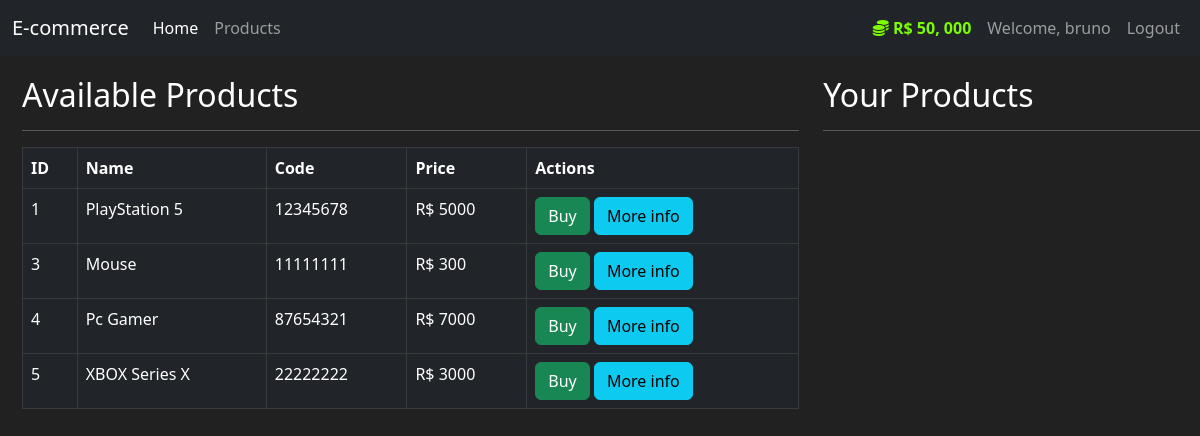
Page /produtos (signed in) on the committed database.
### ecommerce/models.py (models this page shows, shortened)
class User(db.Model, UserMixin):
    id = db.Column(db.Integer, primary_key=True)
    usuario = db.Column(db.String(length=30), nullable=False, unique=True)
    email = db.Column(db.String(length=50), nullable=False, unique=True)
    senha = db.Column(db.String(length=15), nullable=False, unique=True)
    credito = db.Column(db.Integer, nullable=False, default=50000)
    itens = db.relationship('Item', backref='dono_user', lazy=True)
    @property
    def formata_valor(self):
        if len(str(self.credito)) >= 4:
            return f'R$ {str(self.credito)[:-3]}, {str(self.credito)[-3:]}'
        else:
            return f'R$ {self.credito}'
    @property
    def senhacrip(self):
        return self.senhacrip

class Item(db.Model):
    id = db.Column(db.Integer, primary_key=True)
    nome = db.Column(db.String(length=30), nullable=False, unique=True)
    cod = db.Column(db.String(length=8), nullable=False, unique=True)
    preco = db.Column(db.Integer, nullable=False)
    desc = db.Column(db.String(length=1024), nullable=False, unique=True)
    dono = db.Column(db.Integer, db.ForeignKey('user.id'))

### ecommerce/routes.py (the view, shortened to what this page needs)
@app.route('/produtos', methods=['GET', 'POST'])
@login_required
def page_produtos():
    compra_form = CompraProdutoForm()
    venda_form = VendaProdutoForm()
    if request.method == 'GET':
        itens = Item.query.filter_by(dono=None)
        dono_itens = Item.query.filter_by(dono=current_user.id)
        return render_template("produtos.html", itens=itens, compra_form=compra_form, dono_itens=dono_itens, venda_form=venda_form)

### ecommerce/models.py (called while the page is built)
@login_manager.user_loader
def load_user(user_id):
    return User.query.get(int(user_id))

### ecommerce/templates/produtos.html (shortened to what this page needs)
{% extends 'base.html' %}
{% block conteudo %}
    <div class="row", style="margin-top: 20px; margin-left: 10px;">
        <div class="col-8">
            <h2>Available Products</h2>
                <hr>
                <table class="table table-hover table-dark table-bordered">
                    <thead>
                        <tr>
                            <th scope="col">ID</th>
                            <th scope="col">Name</th>
                            <th scope="col">Code</th>
                            <th scope="col">Price</th>
                            <th scope="col">Actions</th>
                        </tr>
                    </thead>
                    <tbody>
                        {% for item in itens %}
                        <tr>
                            <td>{{item.id}}</td>
                            <td>{{item.nome}}</td>
                            <td>{{item.cod}}</td>
                            <td>R$ {{item.preco}}</td>
                            <td>
                                <button data-bs-toggle="modal" data-bs-target="#exampleModalCompra-{{item.id}}" class="btn btn-outline btn-success">Buy</button>
                                <button data-bs-toggle="modal" data-bs-target="#exampleModal-{{item.id}}" class="btn btn-outline btn-info">More info</button>
                            </td>
                        </tr>
                        {% endfor %}
                    </tbody>
                </table>
        </div>
        <div class="col-4">
            <h2>Your Products</h2>
            <hr>
        </div>
    </div>
{% endblock %}

### ecommerce/templates/base.html (shortened to what this page needs)
<!DOCTYPE html>
<html lang="en">
<head>
    <link rel="stylesheet" href="https://cdn.jsdelivr.net/npm/bootstrap@5.2.3/dist/css/bootstrap.min.css">
</head>
<body>
    <nav class="navbar navbar-expand-lg navbar-dark bg-dark">
        <div class="container-fluid">
          <a class="navbar-brand" href="#">E-commerce</a>
          <div class="collapse navbar-collapse" id="navbarNavAltMarkup">
            <div class="navbar-nav me-auto">
              <a class="nav-link active" aria-current="page" href="{{url_for('page_home')}}">Home</a>
              <a class="nav-link" href="{{url_for('page_produtos')}}">Products</a>
            </div>
            {% if current_user.is_authenticated %}
            <div class="navbar-nav ms-auto">
              <a class="nav-link" style="color: lawngreen; font-weight: bold;">
                <i class="fas fa-coins"></i>
                {{ current_user.formata_valor }}
              </a>
              <a class="nav-link">Welcome, {{ current_user.usuario }}</a>
              <a class="nav-link" href="{{url_for('page_logout')}}">Logout</a>
            </div>
            {% else %}
            <div class="navbar-nav ms-auto">
              <a class="nav-link" href="{{url_for('page_login')}}">Login</a>
              <a class="nav-link" href="{{url_for('page_cadastro')}}">Register</a>
            </div>
            {% endif %}
          </div>
        </div>
      </nav>
      {% block conteudo %}
       {% endblock %}
</body>
</html>

### ecommerce/templates/base.html (style rules this page uses)
body { background-color: #212121; color: white; }

### rows in the picture
User: formata_valor "R$ 50, 000", usuario "bruno"
Item: id "1", nome "PlayStation 5", cod "12345678", preco "5000"
Item: id "3", nome "Mouse", cod "11111111", preco "300"
Item: id "4", nome "Pc Gamer", cod "87654321", preco "7000"
Item: id "5", nome "XBOX Series X", cod "22222222", preco "3000"
